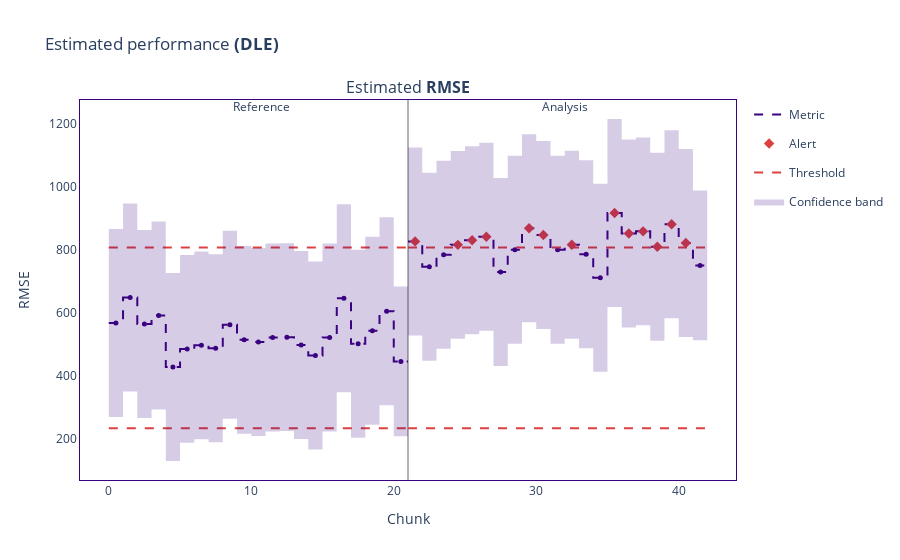

This figure's notebook cell:
### Code cell
estimated_results.plot().show()

### Figure 1 — Plotly figure (JSON) as saved in the notebook; plotly's stock layout.template omitted (floating-point values rounded to 4 significant figures; data arrays with more than 128 entries replaced by an {"elided": "..."} marker saying what was removed)
{"data": [{"hoverinfo": "skip", "legendgroup": "metric_reference", "line": {"color": "#3b0280", "dash": "dash", "shape": "hv", "width": 2}, "mode": "lines", "name": "Metric", "showlegend": true, "type": "scatter", "x": [0, 1, 2, 3, 4, 5, 6, 7, 8, 9, 10, 11, 12, 13, 14, 15, 16, 17, 18, 19, 20, 21], "xaxis": "x", "y": [567.6, 648.9, 564.7, 591.5, 428.2, 485.7, 496.8, 487.8, 562.3, 514.3, 507.2, 522.0, 523.0, 498.0, 464.9, 521.9, 646.2, 501.8, 543.0, 604.9, 446.0, 446.0], "yaxis": "y"}, {"customdata": {"elided": "21x7 mixed values"}, "hovertemplate": "%{customdata[1]} &nbsp; &nbsp; %{customdata[2]} <br />Chunk: <b>%{customdata[3]}</b> &nbsp; &nbsp; %{customdata[4]} <br />%{customdata[0]}: <b>%{customdata[5]}</b><br />Confidence band: +/- <b>%{customdata[6]}</b><br /><extra></extra>", "legendgroup": "metric_reference", "line": {"dash": "dash"}, "marker": {"color": "#3b0280", "size": 5, "symbol": "circle"}, "mode": "markers", "name": "Metric", "showlegend": false, "type": "scatter", "x": [0.5, 1.5, 2.5, 3.5, 4.5, 5.5, 6.5, 7.5, 8.5, 9.5, 10.5, 11.5, 12.5, 13.5, 14.5, 15.5, 16.5, 17.5, 18.5, 19.5, 20.5], "xaxis": "x", "y": [567.6, 648.9, 564.7, 591.5, 428.2, 485.7, 496.8, 487.8, 562.3, 514.3, 507.2, 522.0, 523.0, 498.0, 464.9, 521.9, 646.2, 501.8, 543.0, 604.9, 446.0, 446.0], "yaxis": "y"}, {"hoverinfo": "skip", "legendgroup": "metric_analysis", "line": {"color": "#3b0280", "dash": "dash", "shape": "hv", "width": 2}, "mode": "lines", "name": "Metric", "showlegend": false, "type": "scatter", "x": [21, 22, 23, 24, 25, 26, 27, 28, 29, 30, 31, 32, 33, 34, 35, 36, 37, 38, 39, 40, 41, 42], "xaxis": "x", "y": [826.6, 746.0, 784.0, 815.7, 830.4, 841.6, 729.4, 800.0, 868.4, 847.0, 800.1, 815.9, 785.8, 711.2, 916.8, 851.9, 858.5, 809.8, 881.2, 821.7, 750.3, 750.3], "yaxis": "y"}, {"customdata": {"elided": "21x7 mixed values"}, "hovertemplate": "%{customdata[1]} &nbsp; &nbsp; %{customdata[2]} <br />Chunk: <b>%{customdata[3]}</b> &nbsp; &nbsp; %{customdata[4]} <br />%{customdata[0]}: <b>%{customdata[5]}</b><br />Confidence band: +/- <b>%{customdata[6]}</b><br /><extra></extra>", "legendgroup": "metric_analysis", "line": {"dash": "dash"}, "marker": {"color": "#3b0280", "size": 5, "symbol": "circle"}, "mode": "markers", "name": "Metric", "showlegend": false, "type": "scatter", "x": [21.5, 22.5, 23.5, 24.5, 25.5, 26.5, 27.5, 28.5, 29.5, 30.5, 31.5, 32.5, 33.5, 34.5, 35.5, 36.5, 37.5, 38.5, 39.5, 40.5, 41.5], "xaxis": "x", "y": [826.6, 746.0, 784.0, 815.7, 830.4, 841.6, 729.4, 800.0, 868.4, 847.0, 800.1, 815.9, 785.8, 711.2, 916.8, 851.9, 858.5, 809.8, 881.2, 821.7, 750.3, 750.3], "yaxis": "y"}, {"hoverinfo": "skip", "legendgroup": "alert", "marker": {"color": "#DD4040", "size": 8, "symbol": "diamond"}, "mode": "markers", "name": "Alert", "showlegend": true, "type": "scatter", "x": [21.5, 24.5, 25.5, 26.5, 29.5, 30.5, 32.5, 35.5, 36.5, 37.5, 38.5, 39.5, 40.5], "xaxis": "x", "y": [826.6, 815.7, 830.4, 841.6, 868.4, 847.0, 815.9, 916.8, 851.9, 858.5, 809.8, 881.2, 821.7], "yaxis": "y"}, {"hoverinfo": "skip", "legendgroup": "thresh", "line": {"color": "#DD4040", "dash": "dash", "width": 2}, "mode": "lines", "name": "Threshold", "showlegend": true, "type": "scatter", "x": [0, 1, 2, 3, 4, 5, 6, 7, 8, 9, 10, 11, 12, 13, 14, 15, 16, 17, 18, 19, 20, 21], "xaxis": "x", "y": [806.9, 806.9, 806.9, 806.9, 806.9, 806.9, 806.9, 806.9, 806.9, 806.9, 806.9, 806.9, 806.9, 806.9, 806.9, 806.9, 806.9, 806.9, 806.9, 806.9, 806.9, 806.9], "yaxis": "y"}, {"hoverinfo": "skip", "legendgroup": "thresh", "line": {"color": "#DD4040", "dash": "dash", "width": 2}, "mode": "lines", "name": "Threshold", "showlegend": false, "type": "scatter", "x": [0, 1, 2, 3, 4, 5, 6, 7, 8, 9, 10, 11, 12, 13, 14, 15, 16, 17, 18, 19, 20, 21], "xaxis": "x", "y": [234.3, 234.3, 234.3, 234.3, 234.3, 234.3, 234.3, 234.3, 234.3, 234.3, 234.3, 234.3, 234.3, 234.3, 234.3, 234.3, 234.3, 234.3, 234.3, 234.3, 234.3, 234.3], "yaxis": "y"}, {"hoverinfo": "skip", "legendgroup": "thresh", "line": {"color": "#DD4040", "dash": "dash", "width": 2}, "mode": "lines", "name": "Threshold", "showlegend": false, "type": "scatter", "x": [21, 22, 23, 24, 25, 26, 27, 28, 29, 30, 31, 32, 33, 34, 35, 36, 37, 38, 39, 40, 41, 42], "xaxis": "x", "y": [806.9, 806.9, 806.9, 806.9, 806.9, 806.9, 806.9, 806.9, 806.9, 806.9, 806.9, 806.9, 806.9, 806.9, 806.9, 806.9, 806.9, 806.9, 806.9, 806.9, 806.9, 806.9], "yaxis": "y"}, {"hoverinfo": "skip", "legendgroup": "thresh", "line": {"color": "#DD4040", "dash": "dash", "width": 2}, "mode": "lines", "name": "Threshold", "showlegend": false, "type": "scatter", "x": [21, 22, 23, 24, 25, 26, 27, 28, 29, 30, 31, 32, 33, 34, 35, 36, 37, 38, 39, 40, 41, 42], "xaxis": "x", "y": [234.3, 234.3, 234.3, 234.3, 234.3, 234.3, 234.3, 234.3, 234.3, 234.3, 234.3, 234.3, 234.3, 234.3, 234.3, 234.3, 234.3, 234.3, 234.3, 234.3, 234.3, 234.3], "yaxis": "y"}, {"hoverinfo": "skip", "line": {"color": "rgba(0, 0, 0, 0)", "shape": "hv"}, "mode": "lines", "name": "Confidence band", "showlegend": false, "type": "scatter", "x": [0, 1, 2, 3, 4, 5, 6, 7, 8, 9, 10, 11, 12, 13, 14, 15, 16, 17, 18, 19, 20, 21], "xaxis": "x", "y": [865.7, 947.0, 862.8, 889.6, 726.2, 783.7, 794.9, 785.9, 860.4, 812.4, 805.3, 820.1, 821.1, 796.1, 763.0, 819.9, 944.2, 799.8, 841.1, 903.0, 683.4, 683.4], "yaxis": "y"}, {"fill": "tonexty", "fillcolor": "rgba(59, 2, 128, 0.2)", "hoverinfo": "skip", "line": {"color": "rgba(0, 0, 0, 0)", "shape": "hv"}, "mode": "lines", "name": "Confidence band", "showlegend": true, "type": "scatter", "x": [0, 1, 2, 3, 4, 5, 6, 7, 8, 9, 10, 11, 12, 13, 14, 15, 16, 17, 18, 19, 20, 21], "xaxis": "x", "y": [269.5, 350.8, 266.6, 293.4, 130.1, 187.6, 198.8, 189.7, 264.2, 216.3, 209.1, 223.9, 224.9, 199.9, 166.9, 223.8, 348.1, 203.7, 245.0, 306.9, 208.6, 208.6], "yaxis": "y"}, {"hoverinfo": "skip", "line": {"color": "rgba(0, 0, 0, 0)", "shape": "hv"}, "mode": "lines", "name": "Confidence band", "showlegend": false, "type": "scatter", "x": [21, 22, 23, 24, 25, 26, 27, 28, 29, 30, 31, 32, 33, 34, 35, 36, 37, 38, 39, 40, 41, 42], "xaxis": "x", "y": [1125.0, 1044.0, 1082.0, 1114.0, 1128.0, 1140.0, 1028.0, 1098.0, 1166.0, 1145.0, 1098.0, 1114.0, 1084.0, 1009.0, 1215.0, 1150.0, 1157.0, 1108.0, 1179.0, 1120.0, 987.7, 987.7], "yaxis": "y"}, {"fill": "tonexty", "fillcolor": "rgba(59, 2, 128, 0.2)", "hoverinfo": "skip", "line": {"color": "rgba(0, 0, 0, 0)", "shape": "hv"}, "mode": "lines", "name": "Confidence band", "showlegend": false, "type": "scatter", "x": [21, 22, 23, 24, 25, 26, 27, 28, 29, 30, 31, 32, 33, 34, 35, 36, 37, 38, 39, 40, 41, 42], "xaxis": "x", "y": [528.5, 447.9, 485.9, 517.6, 532.3, 543.5, 431.4, 502.0, 570.3, 548.9, 502.1, 517.8, 487.7, 413.1, 618.7, 553.8, 560.4, 511.8, 583.2, 523.6, 512.8, 512.8], "yaxis": "y"}], "layout": {"annotations": [{"font": {"size": 16}, "showarrow": false, "text": "Estimated <b>RMSE</b>", "x": 0.5, "xanchor": "center", "xref": "paper", "y": 1, "yanchor": "bottom", "yref": "paper"}, {"showarrow": false, "text": "Reference", "x": 10, "xref": "x", "xshift": 10, "y": 1.01, "yref": "y domain"}, {"showarrow": false, "text": "Analysis", "x": 31, "xref": "x", "xshift": 15, "y": 1.01, "yref": "y domain"}], "autosize": true, "hoverlabel": {"bgcolor": "white", "font": {"size": 14}}, "legend": {"itemclick": false, "itemdoubleclick": false, "traceorder": "grouped"}, "paper_bgcolor": "rgba(255,255,255,1)", "plot_bgcolor": "rgba(255,255,255,1)", "shapes": [{"layer": "below", "line": {"color": "#666666", "width": 1}, "type": "line", "x0": 21, "x1": 21, "xref": "x", "y0": 0, "y1": 1, "yref": "y domain"}], "title": {"text": "Estimated performance <b>(DLE)</b>"}, "xaxis": {"anchor": "y", "autorange": true, "domain": [0, 1], "linecolor": "#3b0280", "matches": "x", "mirror": true, "range": [-2.065, 44.06], "showgrid": false, "title": {"text": "Chunk"}, "type": "linear", "zeroline": false}, "yaxis": {"anchor": "x", "autorange": true, "domain": [0, 1], "linecolor": "#3b0280", "mirror": true, "range": [69.83, 1275.0], "showgrid": false, "title": {"text": "RMSE"}, "type": "linear", "zeroline": false}}}
